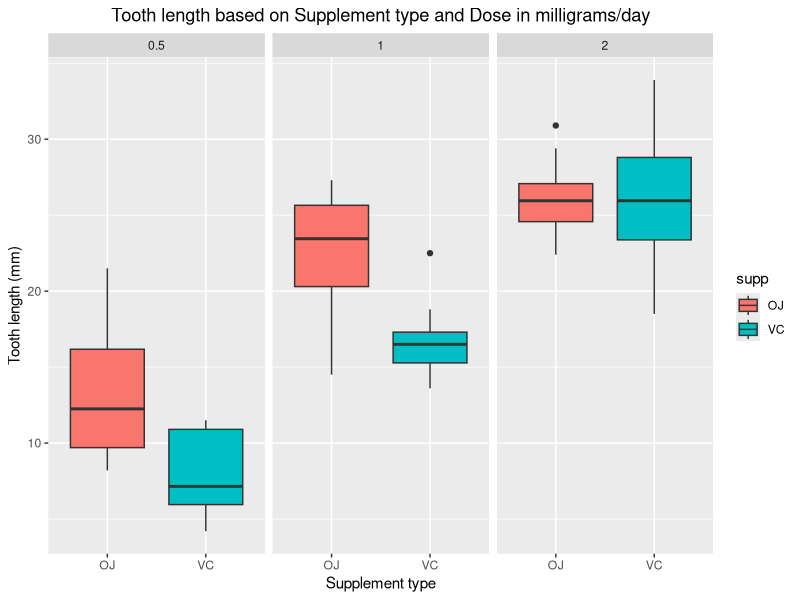

R code for this plot:
## ---- chunk 1
# Loading libraries
library(ggplot2)
library(dplyr)
library(datasets)

# Force results to be in English
base::invisible(Sys.setlocale("LC_ALL", "English.utf8"))

# Set seed
base::set.seed(2022)
## ---- chunk 2
# Loading the ToothGrowth dataset as a tibble.
dataset_tg <- dplyr::as_tibble(x = datasets::ToothGrowth)
## ---- chunk 3
# Tooth Growth Dataset structure.
str(dataset_tg)
## ---- chunk 4
# Plotting the Box-plot using the ToothGrowth dataset.
ggplot(data = dataset_tg,
       
       # Supplement on x-axis and Tooth Length in y-axis.
       aes(x = supp, y = len)) +
    
    # Creating the box-plot colored by supplement.
    geom_boxplot(aes(fill = supp)) +
    
    # Adding title.
    ggtitle(label = "Tooth length based on Supplement type and Dose in milligrams/day") + 
    
    # Defining x-axis label.
    xlab("Supplement type") +
    
    # Defining y-axis label.
    ylab("Tooth length (mm)") +
    
    # Dividing into facets.
    facet_grid(cols = vars(dose)) + 
    
    # Adjusting the title position.
    theme(plot.title = element_text(hjust = 0.5))
## ---- chunk 5
# Print the basic summary of ToothGrowth Dataset.
summary(dataset_tg)
## ---- chunk 6
# Calculating the T test.
hypothesis_1 <- t.test(base::subset(dataset_tg, supp == "OJ")$len,
                       base::subset(dataset_tg, supp == "VC")$len,
                       paired = FALSE,
                       var.equal = TRUE,
                       conf.level = 0.95,
                       alternative = "two.sided")
## ---- chunk 7
# Calculating the T test.
hypothesis_2_1 <- t.test(base::subset(dataset_tg, dose == 2)$len,
                       base::subset(dataset_tg, dose == 1)$len,
                       paired = FALSE,
                       var.equal = TRUE,
                       conf.level = 0.95,
                       alternative = "two.sided")
## ---- chunk 8
# Calculating the T test.
hypothesis_2_2 <- t.test(base::subset(dataset_tg, dose == 1)$len,
                       base::subset(dataset_tg, dose == 0.5)$len,
                       paired = FALSE,
                       var.equal = TRUE,
                       conf.level = 0.95,
                       alternative = "two.sided")
## ---- chunk 9
# Calculating the T test.
hypothesis_2_3 <- t.test(base::subset(dataset_tg, dose == 2)$len,
                       base::subset(dataset_tg, dose == 0.5)$len,
                       paired = FALSE,
                       var.equal = TRUE,
                       conf.level = 0.95,
                       alternative = "two.sided")
## ---- chunk 10
sessionInfo()
## ---- chunk 11
# Calculating the T test.
t.test(base::subset(dataset_tg, supp == "OJ")$len,
                       base::subset(dataset_tg, supp == "VC")$len,
                       paired = FALSE,
                       var.equal = TRUE,
                       conf.level = 0.95,
                       alternative = "two.sided")
## ---- chunk 12
# Calculating the T test.
t.test(base::subset(dataset_tg, dose == 2)$len,
                       base::subset(dataset_tg, dose == 1)$len,
                       paired = FALSE,
                       var.equal = TRUE,
                       conf.level = 0.95,
                       alternative = "two.sided")
## ---- chunk 13
# Calculating the T test.
t.test(base::subset(dataset_tg, dose == 1)$len,
                       base::subset(dataset_tg, dose == 0.5)$len,
                       paired = FALSE,
                       var.equal = TRUE,
                       conf.level = 0.95,
                       alternative = "two.sided")
## ---- chunk 14
# Calculating the T test.
t.test(base::subset(dataset_tg, dose == 2)$len,
                       base::subset(dataset_tg, dose == 0.5)$len,
                       paired = FALSE,
                       var.equal = TRUE,
                       conf.level = 0.95,
                       alternative = "two.sided")
